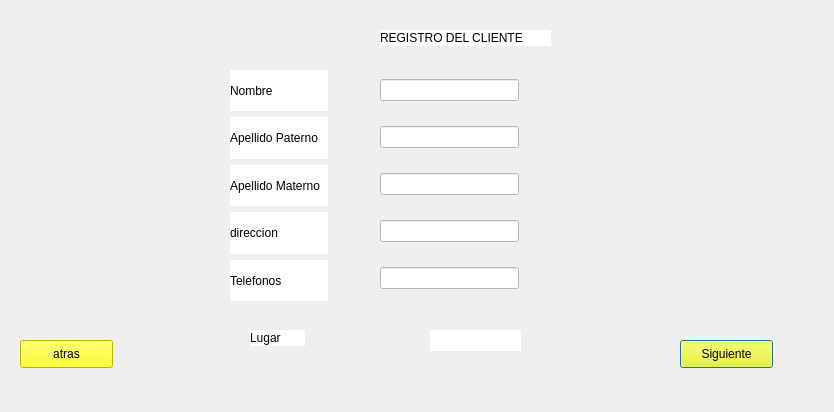
<?xml version="1.0" encoding="UTF-8"?>
<ui version="4.0">
 <class>RegistrarCliente</class>
 <widget class="QDialog" name="RegistrarCliente">
  <property name="geometry">
   <rect>
    <x>0</x>
    <y>0</y>
    <width>834</width>
    <height>412</height>
   </rect>
  </property>
  <property name="windowTitle">
   <string>Dialog</string>
  </property>
  <property name="styleSheet">
   <string notr="true">background-image: url(:/image/elegante.jpg);</string>
  </property>
  <widget class="QLabel" name="label_6">
   <property name="geometry">
    <rect>
     <x>250</x>
     <y>330</y>
     <width>55</width>
     <height>16</height>
    </rect>
   </property>
   <property name="styleSheet">
    <string notr="true">background:rgb(255, 255, 255)</string>
   </property>
   <property name="text">
    <string>Lugar</string>
   </property>
  </widget>
  <widget class="QLabel" name="label_lugar">
   <property name="geometry">
    <rect>
     <x>430</x>
     <y>330</y>
     <width>91</width>
     <height>21</height>
    </rect>
   </property>
   <property name="styleSheet">
    <string notr="true">background:rgb(255, 255, 255)</string>
   </property>
   <property name="text">
    <string/>
   </property>
  </widget>
  <widget class="QPushButton" name="pushButton_guardar">
   <property name="geometry">
    <rect>
     <x>680</x>
     <y>340</y>
     <width>93</width>
     <height>28</height>
    </rect>
   </property>
   <property name="styleSheet">
    <string notr="true">background:rgb(255, 255, 0)</string>
   </property>
   <property name="text">
    <string>Siguiente</string>
   </property>
  </widget>
  <widget class="QPushButton" name="pushButton_2">
   <property name="geometry">
    <rect>
     <x>20</x>
     <y>340</y>
     <width>93</width>
     <height>28</height>
    </rect>
   </property>
   <property name="styleSheet">
    <string notr="true">background:rgb(255, 255, 0);</string>
   </property>
   <property name="text">
    <string>atras</string>
   </property>
  </widget>
  <widget class="QLabel" name="label_7">
   <property name="geometry">
    <rect>
     <x>380</x>
     <y>30</y>
     <width>171</width>
     <height>16</height>
    </rect>
   </property>
   <property name="styleSheet">
    <string notr="true">background:rgb(255, 255, 255)</string>
   </property>
   <property name="text">
    <string>REGISTRO DEL CLIENTE</string>
   </property>
  </widget>
  <widget class="QWidget" name="layoutWidget">
   <property name="geometry">
    <rect>
     <x>380</x>
     <y>60</y>
     <width>139</width>
     <height>251</height>
    </rect>
   </property>
   <layout class="QVBoxLayout" name="verticalLayout">
    <item>
     <widget class="QLineEdit" name="lineEdit_nombre">
      <property name="styleSheet">
       <string notr="true">background:rgb(255, 255, 255)</string>
      </property>
     </widget>
    </item>
    <item>
     <widget class="QLineEdit" name="lineEdit_apelpaterno">
      <property name="styleSheet">
       <string notr="true">background:rgb(255, 255, 255)</string>
      </property>
     </widget>
    </item>
    <item>
     <widget class="QLineEdit" name="lineEdit_apel_materno">
      <property name="styleSheet">
       <string notr="true">background:rgb(255, 255, 255)</string>
      </property>
     </widget>
    </item>
    <item>
     <widget class="QLineEdit" name="lineEdit_direccion">
      <property name="styleSheet">
       <string notr="true">background:rgb(255, 255, 255)</string>
      </property>
     </widget>
    </item>
    <item>
     <widget class="QLineEdit" name="lineEdit_telefono">
      <property name="styleSheet">
       <string notr="true">background:rgb(255, 255, 255)</string>
      </property>
     </widget>
    </item>
   </layout>
  </widget>
  <widget class="QWidget" name="layoutWidget">
   <property name="geometry">
    <rect>
     <x>230</x>
     <y>70</y>
     <width>98</width>
     <height>231</height>
    </rect>
   </property>
   <layout class="QVBoxLayout" name="verticalLayout_2">
    <item>
     <widget class="QLabel" name="label">
      <property name="styleSheet">
       <string notr="true">background:rgb(255, 255, 255)</string>
      </property>
      <property name="text">
       <string>Nombre</string>
      </property>
     </widget>
    </item>
    <item>
     <widget class="QLabel" name="label_2">
      <property name="styleSheet">
       <string notr="true">background:rgb(255, 255, 255)</string>
      </property>
      <property name="text">
       <string>Apellido Paterno</string>
      </property>
     </widget>
    </item>
    <item>
     <widget class="QLabel" name="label_3">
      <property name="styleSheet">
       <string notr="true">background:rgb(255, 255, 255)</string>
      </property>
      <property name="text">
       <string>Apellido Materno</string>
      </property>
     </widget>
    </item>
    <item>
     <widget class="QLabel" name="label_4">
      <property name="styleSheet">
       <string notr="true">background:rgb(255, 255, 255)</string>
      </property>
      <property name="text">
       <string>direccion</string>
      </property>
     </widget>
    </item>
    <item>
     <widget class="QLabel" name="label_5">
      <property name="styleSheet">
       <string notr="true">background:rgb(255, 255, 255)</string>
      </property>
      <property name="text">
       <string>Telefonos</string>
      </property>
     </widget>
    </item>
   </layout>
  </widget>
 </widget>
 <resources/>
 <connections/>
</ui>
